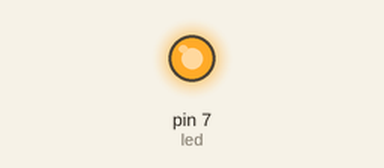
Recording of a sketch running on a simulated Arduino Uno, built with avr-gcc and run on an emulated ATmega328P. Parts: output pins drawn as LEDs (lit = HIGH).

Above: at 0.5 s.
At 21.5 s:
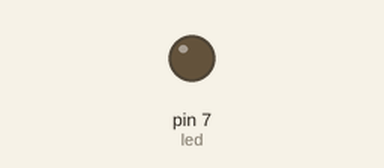
Timing chart, 0 to 26.0 s (numbered marks = the images above):
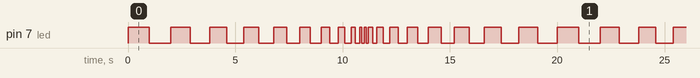

The sketch:

blink.ino
```cpp
/*
  Blink LED at a changing delay
*/

// Pin where the LED is connected
int led = 7;

// Delay before the LED blinks
int del = 1000; // in milliseconds

// Change in the delay
int change = -100; // in milliseconds

// The setup function runs once when you press reset or power the board
void setup() {
  pinMode(led, OUTPUT);
}

// The loop function runs over and over again forever
void loop() {
  digitalWrite(led, HIGH); // turn on the LED
  delay(del);
  digitalWrite(led, LOW); // turn off the LED
  delay(del);

  del += change;
  if (del == 0 || del == 1000) {
    change = -change;// When reaching one of the limits, reverse the change
  }
}
```

Measured:
- by itself, pin 7 (led): moves between LOW and HIGH, repeating every 20.0 s
- by itself, everything shown: repeats every 20.0 s, in 38 steps
